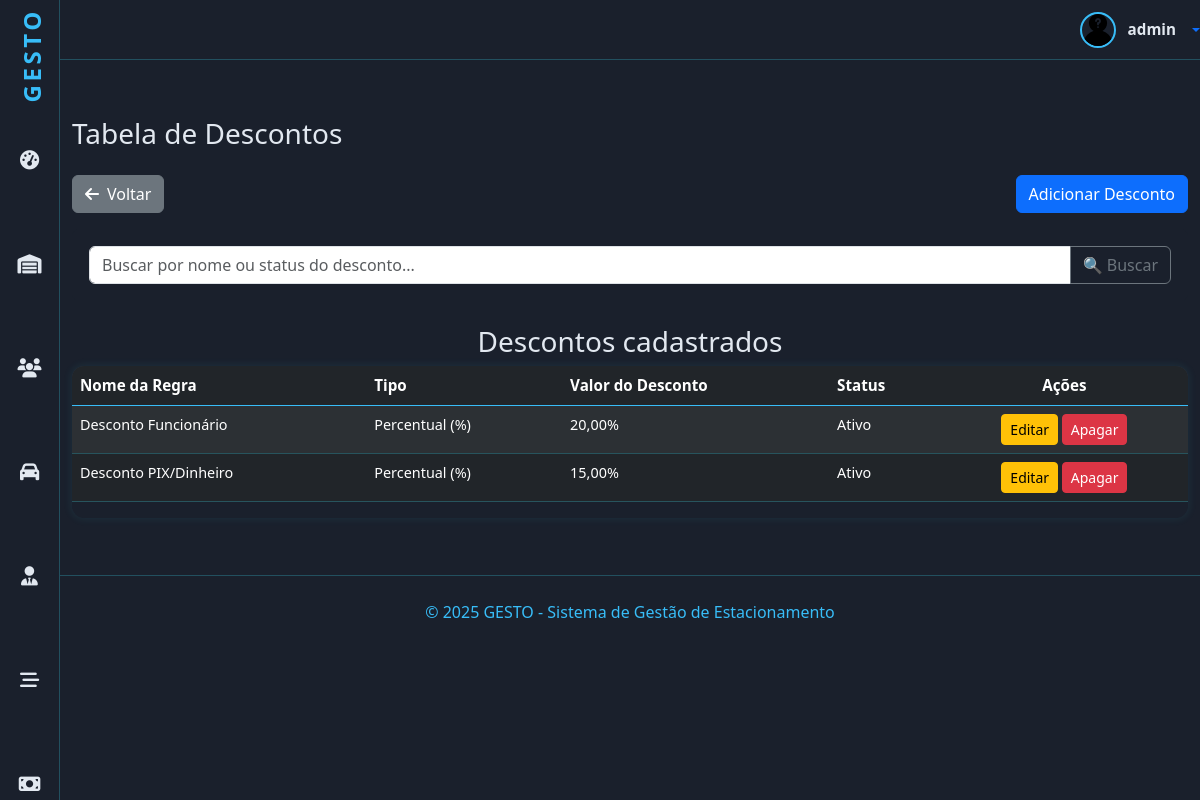
/valores/descontos/ (signed in), run on the app's committed database.
### valores/models.py (models this page shows, shortened)
class Desconto(models.Model):
    DESCONTO_CHOICES = (
        ('PERCENTUAL', 'Percentual (%)'),
        ('FIXO', 'Valor Fixo (R$)'),
    )
    nome = models.CharField('Nome do desconto', max_length=100, help_text='Ex: Desconto para funcionário')
    tipo = models.CharField('Tipo de desconto', max_length=20, choices=DESCONTO_CHOICES, default='PERCENTUAL')
    valor = models.DecimalField('Valor do desconto', max_digits=8, decimal_places=2,
                                help_text='Desconto máximo de 100% ou de R$100')
    descricao = models.TextField('Descrição', max_length=300, blank=True, null=True)
    status = models.BooleanField('Ativo', default=True, help_text='Marque para ativar este desconto')
    codigo_interno = models.CharField('Código Interno',max_length=50,unique=True,blank=True,null=True,
                                      help_text='Identificador único para regras do sistema')
    class Meta:
        verbose_name = 'Desconto'
        verbose_name_plural = 'Descontos'

### valores/views.py (the view, shortened to what this page needs)
# urls.py: path('descontos/', DescontosView.as_view(), name='descontos'),
class DescontosView(PermissionRequiredMixin, ListView):
    permission_required = "valores.view_descontos"
    permission_denied_required = "Visualizar descontos"
    model = Desconto
    template_name = "descontos/descontos.html"
    context_object_name = "descontos"
    paginate_by = 5
    def get_queryset(self):
        self.regras_negocio_descontos()
        qs = super().get_queryset()
        buscar = self.request.GET.get('buscar')
        if buscar:
            qs = qs.filter(
                Q(nome__icontains=buscar) |
                Q(descricao__icontains=buscar) |
                Q(status__icontains=buscar)
            )
        return qs
    def regras_negocio_descontos(self):
        if Desconto.objects.exists():
            return

### valores/templates/descontos/descontos.html
{% extends 'principal.html' %}
{% load django_bootstrap5 %}
{% load static %}
{% block content %}
<div id="dados" class="container">
    <h3>Tabela de Descontos</h3>
    <div class="d-flex justify-content-between align-items-center mt-4 mb-3">
        <a href="{% url 'valores' %}" class="btn btn-secondary">
            <i class="fas fa-arrow-left me-2"></i>Voltar
        </a>
        <a href="{% url 'desconto_adicionar' %}" class="btn btn-primary">Adicionar Desconto</a>
    </div>
    <div class="card card-body mb-4" id="search">
        <form method="get" action="">
            <div class="input-group">
                <input class="form-control" type="text" name="buscar" value="{{ request.GET.buscar }}"
                       placeholder="Buscar por nome ou status do desconto...">
                <button type="submit" class="btn btn-outline-secondary">🔍 Buscar</button>
            </div>
        </form>
    </div>
    {% if object_list %}
    <div class="card-body">
        <h3 class="text-center">Descontos cadastrados</h3>
        <div class="table-responsive">
            <table class="table table-striped table-dark">
                <thead>
                <tr>
                    <th>Nome da Regra</th>
                    <th>Tipo</th>
                    <th>Valor do Desconto</th>
                    <th>Status</th>
                    <th class="text-center">Ações</th>
                </tr>
                </thead>
                <tbody>
                {% for desconto in object_list %}
                <tr>
                    <td>{{ desconto.nome }}</td>
                    <td>{{ desconto.get_tipo_display }}</td>
                    <td>
                        {% if desconto.tipo == 'PERCENTUAL' %}
                        {{ desconto.valor }}%
                        {% else %}
                        R$ {{ desconto.valor }}
                        {% endif %}
                    </td>
                    <td>{% if desconto.status %}Ativo{% else %}Inativo{% endif %}</td>
                    <td class="text-center">
                        <a href="{% url 'desconto_editar' desconto.pk %}" class="btn btn-sm btn-warning">Editar</a>
                        <a href="{% url 'desconto_apagar' desconto.pk %}" class="btn btn-sm btn-danger">Apagar</a>
                    </td>
                </tr>
                {% endfor %}
                </tbody>
            </table>
        </div>
    </div>
    {% else %}
    <div class="alert alert-warning text-center mt-4">Nenhuma regra de desconto encontrada.</div>
    {% endif %}
</div>
{% endblock %}

### home/templates/principal.html (shortened to what this page needs)
<!doctype html>
{% load static %}
{% load django_bootstrap5 %}
<html lang="pt-br">
<head>
    {% block head %}
    {% include "head.html" %}
    {% endblock %}
</head>
<body>
<header id="header-top" role="banner" aria-label="Cabeçalho superior">
    <div class="dropdown">
        <a href="#" class="user-profile text-decoration-none dropdown-toggle" data-bs-toggle="dropdown"
           aria-expanded="false">
            {% if user.is_authenticated %}
                {% if user.funcionario.foto %}
                    <img src="{{ user.funcionario.foto.url }}" alt="Avatar do utilizador"/>
                {% else %}
                    <img src="{% static 'img/desconhecido.png' %}" alt="Avatar do utilizador"/>
                {% endif %}
                <span>{{ user.username }}</span>
            {% else %}
                <i class="fas fa-sign-in-alt me-2"></i>
                <span>Acesso</span>
            {% endif %}
        </a>
    </div>
</header>
{% if request.user.is_authenticated %}
    <nav id="sidebar" aria-label="Menu principal">
        <div class="logo" aria-label="Logo GESTO">
            <a href="{% url 'index' %}"
               class="nav-link {% if request.resolver_match.url_name == 'index' %}active{% endif %}">GESTO</a>
        </div>
        <div data-bs-spy="scroll"  data-bs-offset="0" data-bs-smooth-scroll="true" class="scrollspy" tabindex="0">
      <ul class="nav flex-column" role="menu" aria-label="Navegação principal">
            <li class="nav-item" role="none">
                <a href="{% url 'index' %}"
                   class="nav-link {% if request.resolver_match.url_name == 'index' %}active{% endif %}">
                    <i class="fa-solid fa-gauge-high" aria-hidden="true"></i>
                </a>
            </li>
            <li class="nav-item" role="none">
                <a href="{% url 'estadias' %}"
                   class="nav-link {% if request.resolver_match.url_name == 'estadias' %}active{% endif %}">
                    <i class="fa-solid fa-warehouse" aria-hidden="true"></i>
                </a>
            </li>
            <li class="nav-item" role="none">
                <a href="{% url 'clientes' %}"
                   class="nav-link {% if request.resolver_match.url_name == 'clientes' %}active{% endif %}">
                    <i class="fas fa-users"></i>
                </a>
            </li>
            <li class="nav-item" role="none">
                <a href="{% url 'veiculos' %}"
                   class="nav-link {% if request.resolver_match.url_name == 'veiculos' %}active{% endif %}">
                    <i class="fas fa-car" aria-hidden="true"></i>
                </a>
            </li>
           <li class="nav-item" role="none">
                <a href="{% url 'funcionarios' %}"
                   class="nav-link {% if request.resolver_match.url_name == 'funcionarios' %}active{% endif %}">
                    <i class="fas fa-user-tie" aria-hidden="true"></i>
                </a>
            </li>
            <li class="nav-item" role="none">
                <a href="{% url 'vagas' %}"
                   class="nav-link {% if request.resolver_match.url_name == 'vagas' %}active{% endif %}">
                    <i class="fas fa-stream" aria-hidden="true"></i>
                </a>
            </li>
            <li class="nav-item" role="none">
                <a href="{% url 'valores' %}"
                   class="nav-link {% if request.resolver_match.url_name == 'valores' %}active{% endif %}">
                    <i class="fa-solid fa-money-bill" aria-hidden="true"></i>
                </a>
            </li>
        </ul>
    </div>
    </nav>
{% endif %}
{% block content %}{% endblock %}
{% block footer %}
{% include "footer.html" %}
{% endblock %}
</body>
</html>

### home/templates/head.html (style rules this page uses)
:root { --bg-primary: #1a202c; --bg-card: #2d3748; --text-primary: #e2e8f0; --highlight: #38bdf8; --border-subtle: rgba(56, 223, 248, 0.25); --table-row-alt: #374151; }
.scrollspy { position: relative; height: 100vh; margin-top: .5rem; overflow: auto; -ms-overflow-style: none; scrollbar-width: none; }
body { background-color: var(--bg-primary); color: var(--text-primary); font-family: "Segoe UI", Tahoma, Geneva, Verdana, sans-serif; min-height: 100vh; overflow-x: hidden; margin-left: 5%; }
#search { background-color: var(--bg-primary); border-color:var(--bg-primary); }
#dados { margin-top: 5%; margin-bottom: 5%; }
#sidebar { background-color: var(--bg-primary); min-height: 100vh; width: 5%; position: fixed; top: 0; left: 0; padding-top: 0.5rem; display: flex; flex-direction: column; align-items: center; border-right: 1px solid var(--border-subtle); z-index: 1030; transition: 0.7s ease-out; margin-bottom: 10%; }
#sidebar .logo { font-weight: 700; font-size: 1.5rem; color: var(--highlight); margin-bottom: 2rem; user-select: none; writing-mode: vertical-rl; transform: rotate(180deg); letter-spacing: 0.15em; text-align: center; width: 32px; }
#sidebar ul.nav { list-style: none; padding: 0; margin: 0; width: 100%; margin-bottom: 10%; padding-bottom: 30%; }
#sidebar ul.nav li { width: 100%; margin-bottom: 1.5rem; text-align: center; }
#sidebar ul.nav li a { color: var(--text-primary); font-size: 1.2rem; display: block; width: 100%; padding: 0.2rem 0; transition: color 0.3s; position: relative; }
#header-top { height: 60px; border-bottom: 1px solid var(--border-subtle); display: flex; align-items: center; justify-content: flex-end; gap: 1.5rem; margin-bottom: 2rem; color: var(--text-primary); }
#header-top .user-profile { display: flex; align-items: center; gap: 0.75rem; cursor: pointer; user-select: none; }
#header-top .user-profile img { width: 36px; height: 36px; border-radius: 50%; border: 2px solid var(--highlight); object-fit: cover; }
#header-top .user-profile span { font-weight: 600; font-size: 0.95rem; color: var(--text-primary); white-space: nowrap; }
.table-responsive { border-radius: 0.75rem; overflow: hidden; box-shadow: 0 0 10px rgba(56, 223, 248, 0.1); }
table { width: 100%; border-collapse: separate; border-spacing: 0; color: var(--text-primary); user-select: none; }
thead tr { background-color: var(--bg-card); border-bottom: 2px solid var(--highlight); }
thead th { padding: 0.75rem 1.25rem; font-weight: 700; font-size: 0.95rem; text-align: left; color: var(--highlight); user-select: none; }
tbody tr { background-color: var(--bg-card); border-bottom: 1px solid var(--border-subtle); transition: background-color 0.3s ease; }
tbody tr:nth-child(even) { background-color: var(--table-row-alt); }
tbody td { padding: 0.75rem 1.25rem; font-size: 0.9rem;  }

### data on the page
Desconto: nome "Desconto Funcionário", tipo "Percentual (%)", valor "20,00", status "Ativo"
Desconto: nome "Desconto PIX/Dinheiro", tipo "Percentual (%)", valor "15,00", status "Ativo"

### other printed values
{{ user.username }} "admin"
